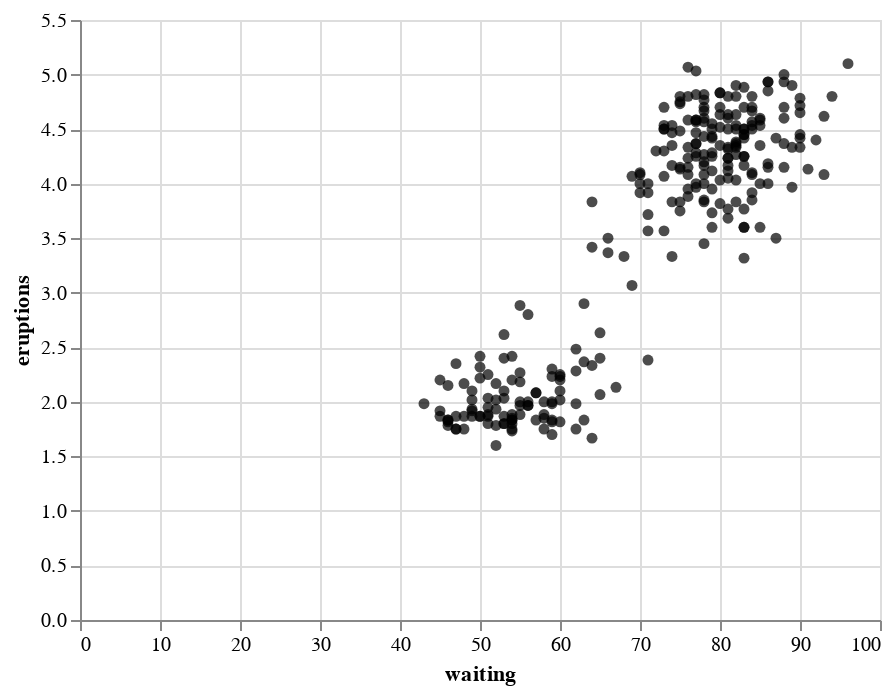

The code cell stored with this chart in its notebook:
### Markdown cell above
Here again, we investigate the relationship between two quantitative variables 
(waiting time and eruption time). 
But if you look at the output of the data frame, 
you'll notice that unlike time in the Mauna Loa CO$_{\text{2}}$ data set,
neither of the variables here have a natural order to them.
So a scatter plot is likely to be the most appropriate
visualization. Let's create a scatter plot using the `ggplot`
function with the `waiting` variable on the horizontal axis, the `eruptions` 
variable on the vertical axis, and the `geom_point` geometric object.
The result is shown in Figure \@ref(fig:03-data-faithful-scatter).

### Code cell
faithful_scatter = alt.Chart(faithful).mark_circle(color='black').encode(
    x = "waiting",
    y = "eruptions"
)
faithful_scatter

### Figure 1 — Vega-Lite specification as saved in the notebook (floating-point values rounded to 4 significant figures; data arrays with more than 128 entries replaced by an {"elided": "..."} marker saying what was removed)
{"config": {"view": {"continuousWidth": 400, "continuousHeight": 300}}, "data": {"name": "data-5e01a96a81f10c72d948a86132ecb6d1"}, "mark": {"type": "circle", "color": "black"}, "encoding": {"x": {"field": "waiting", "type": "quantitative"}, "y": {"field": "eruptions", "type": "quantitative"}}, "$schema": "https://vega.github.io/schema/vega-lite/v4.17.0.json", "datasets": {"data-5e01a96a81f10c72d948a86132ecb6d1": {"elided": "272 records"}}}
